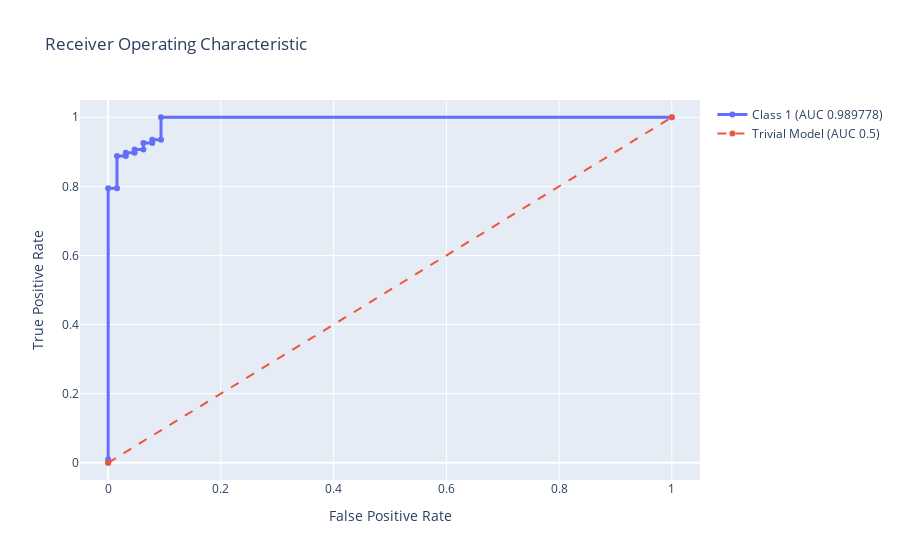

The cell this chart's notebook holds for it:
### Code cell
evalml.model_understanding.graph_roc_curve(y_test,pipeline.predict_proba(X_test))

### Figure 1 — Plotly figure (JSON) as saved in the notebook; plotly's stock layout.template omitted (floating-point values rounded to 4 significant figures)
{"data": [{"hovertemplate": "(False Postive Rate: %{x}, True Positive Rate: %{y})<br>Threshold: %{text}", "line": {"width": 3}, "name": "Class 1 (AUC 0.989778)", "text": [2.0, 1.0, 0.9988, 0.9988, 0.9958, 0.9951, 0.9933, 0.9908, 0.9749, 0.969, 0.9519, 0.9377, 0.9294, 0.9255, 0.6108, 3.088e-45], "type": "scatter", "x": [0, 0, 0, 0.01562, 0.01562, 0.03125, 0.03125, 0.04688, 0.04688, 0.0625, 0.0625, 0.07812, 0.07812, 0.09375, 0.09375, 1], "y": [0, 0.009346, 0.7944, 0.7944, 0.8879, 0.8879, 0.8972, 0.8972, 0.9065, 0.9065, 0.9252, 0.9252, 0.9346, 0.9346, 1, 1]}, {"line": {"dash": "dash"}, "name": "Trivial Model (AUC 0.5)", "type": "scatter", "x": [0, 1], "y": [0, 1]}], "layout": {"title": {"text": "Receiver Operating Characteristic"}, "xaxis": {"range": [-0.05, 1.05], "title": {"text": "False Positive Rate"}}, "yaxis": {"range": [-0.05, 1.05], "title": {"text": "True Positive Rate"}}}}
